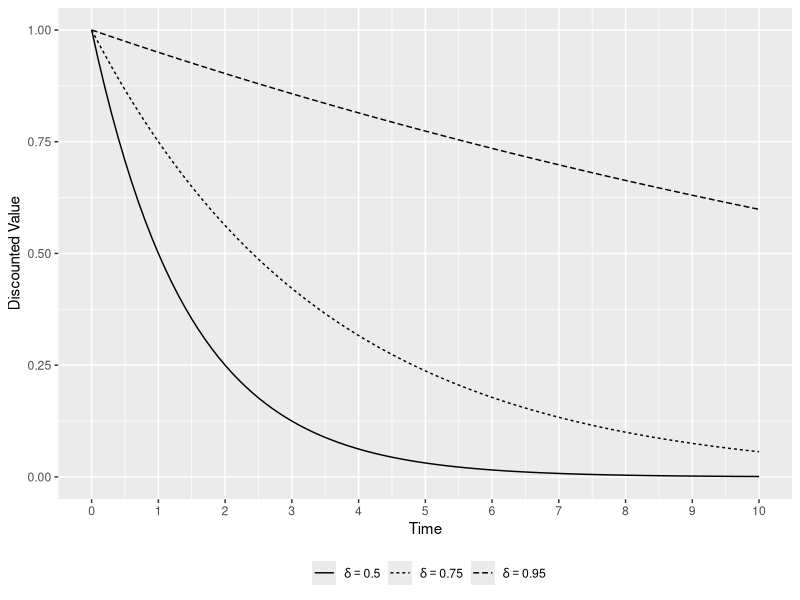
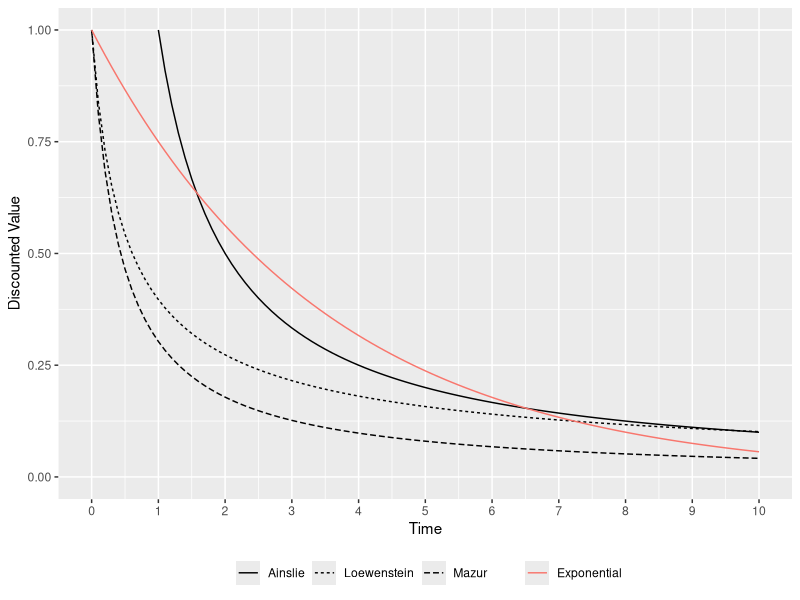
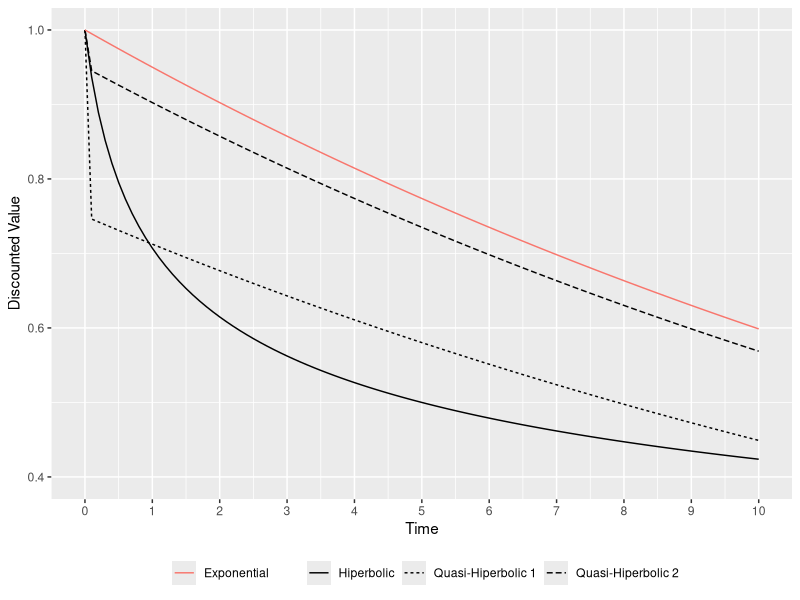

Here is the R script that generated these plots, in order:
## ---- chunk 1

knitr::opts_chunk$set(
	echo = FALSE,
	message = FALSE,
	warning = FALSE
)

library(knitr)
library(plyr)
library(kableExtra)
library(dplyr)
library(ggplot2)
library(scales)
library(magrittr)

## ---- chunk 2

exp_1 <- function(t){
  0.5^t
}

exp_2 <- function(t){
  0.75^t
}

exp_3 <- function(t){
  0.95^t
}

exp <- ggplot(data = data.frame(x = 0), mapping = aes(x = x)) +
  
  scale_x_continuous(name = "Time",
                     limits = c(0, 10),
                     breaks = seq(0, 10, 1),
                     labels = number_format(1)) +
  scale_y_continuous(name = "Discounted Value",
                     limits = c(0, 1)) +
  
  stat_function(fun = exp_1, aes(linetype = "0.5")) +
  stat_function(fun = exp_2, aes(linetype = "0.75")) +
  stat_function(fun = exp_3, aes(linetype = "0.95")) +
  
  scale_linetype_discrete(name = "",
                       labels = c(quote(delta == 0.5),
                                  quote(delta == 0.75),
                                  quote(delta == 0.95)))+
  theme(legend.position = "bottom")

exp

## ---- chunk 3

read.csv("./tables/an1.csv") %>%
  as.data.frame() %>%
  setNames(c("", "Now", "Month", "1 Year", "10 Years")) %>%

  kable(caption = "Inter-Temporal Inconsistent Payoffs")%>%
  kable_styling(bootstrap_options = c("striped", "hover"))

## ---- chunk 4

h_1 <- function(t){
  1/t
}

h_2 <- function(t){
  1/(1 + 2.3*t)
}

h_3 <- function(t){
  1/(1 + 3*t)^(2/3)
}

exp_2 <- function(t){
  0.75^t
}

hyp <- ggplot(data = data.frame(x = 0), mapping = aes(x = x)) +
  
  scale_x_continuous(name = "Time",
                     limits = c(0, 10),
                     breaks = seq(0, 10, 1),
                     labels = number_format(1)) +
  scale_y_continuous(name = "Discounted Value",
                     limits = c(0, 1)) +
  
  stat_function(fun = h_1, aes(linetype = "Ainslie")) +
  stat_function(fun = h_2, aes(linetype = "Mazur")) +
  stat_function(fun = h_3, aes(linetype = "Loewenstein")) +
  stat_function(fun = exp_2, aes(color = "Exponential")) +

  scale_linetype_discrete(name = "")+
  scale_color_discrete(name = "")+
  theme(legend.position = "bottom")

hyp

## ---- chunk 5

qh_1 <- function(t){
  ifelse(t > 0, 0.5*0.95^t, 1)
}

qh_2 <- function(t){
  ifelse(t > 0, 0.75*0.95^t, 1)
}

qh_3 <- function(t){
  ifelse(t > 0, 0.95*0.95^t, 1)
}

h_3 <- function(t){
  1/(1 + 3*t)^(.75/3)
}

exp_3 <- function(t){
  0.95^t
}

qh <- ggplot(data = data.frame(x = 0), mapping = aes(x = x)) +
  
  scale_x_continuous(name = "Time",
                     limits = c(0, 10),
                     breaks = seq(0, 10, 1),
                     labels = number_format(1)) +
  scale_y_continuous(name = "Discounted Value",
                     limits = c(0.4, 1)) +
  
  stat_function(fun = qh_2, aes(linetype = "Quasi-Hiperbolic 1")) +
  stat_function(fun = qh_3, aes(linetype = "Quasi-Hiperbolic 2")) +
  stat_function(fun = h_3, aes(linetype = "Hiperbolic")) +
  stat_function(fun = exp_3, aes(color = "Exponential")) +
  
  scale_linetype_discrete(name = "")+
  scale_color_discrete(name = "")+
  theme(legend.position = "bottom")

qh
## ---- chunk 6

read.csv("./tables/qh1.csv") %>%
  as.data.frame() %>%
  setNames(c("", "Exponential", "Hyperbolic*", "Qusai-Hyperbolic")) %>%

  kable(caption = "Discount Models")%>%
  kable_styling(bootstrap_options = c("striped", "hover"))

## ---- chunk 7

read.csv("./tables/soph1.csv") %>%
  as.data.frame() %>%
  setNames(c("p", "f1", "s1", "f2", "s2")) %>%
  mutate(f1 = cell_spec(f1, "html", color = ifelse(f1 == 10.9, "blue", "black")),
         s1 = cell_spec(s1, "html", color = ifelse(s1 == "12.1", "blue", "black")),
         f2 = cell_spec(f2, "html", color = ifelse(f2 == 8.7, "blue", "black")),
         s2 = cell_spec(s2, "html", color = ifelse(s2 == "9", "blue", "black"))) %>%
  
  kable(caption = "Homework: Costs First", align = c("l", rep("c", 4)), 
        col.names = c("Plan", "$\\beta = 1$", "$\\gamma = 0.9$","$\\beta= 0.8$", "$\\gamma = 0.9$"), escape = FALSE)%>%
  kable_styling(bootstrap_options = c("striped", "hover")) %>%
  add_header_above(c("", "On Friday", "On Saturday", "On Friday", "On Saturday"))
  
## ---- chunk 8

read.csv("./tables/soph2.csv") %>%
  as.data.frame() %>%
  setNames(c("p", "f1", "s1", "f2", "s2")) %>%
  mutate(f1 = cell_spec(f1, "html", color = ifelse(f1 == 6.5, "blue", "black")),
         s1 = cell_spec(s1, "html", color = ifelse(s1 == "7.2", "blue", "black")),
         f2 = cell_spec(f2, "html", color = ifelse(f2 == 5.2, "blue", "black")),
         s2 = cell_spec(s2, "html", color = ifelse(s2 == "6", "blue", "black"))) %>%

  kable(caption = "Movies: Benefits First", align = c("l", rep("c", 4)),
        col.names = c("Plan", "$\\beta = 1$", "$\\gamma = 0.9$","$\\beta= 0.8$", "$\\gamma = 0.9$"), escape = FALSE) %>%
  kable_styling(bootstrap_options = c("striped", "hover")) %>%
  add_header_above(c("", "On Friday", "On Saturday", "On Friday", "On Saturday"))
